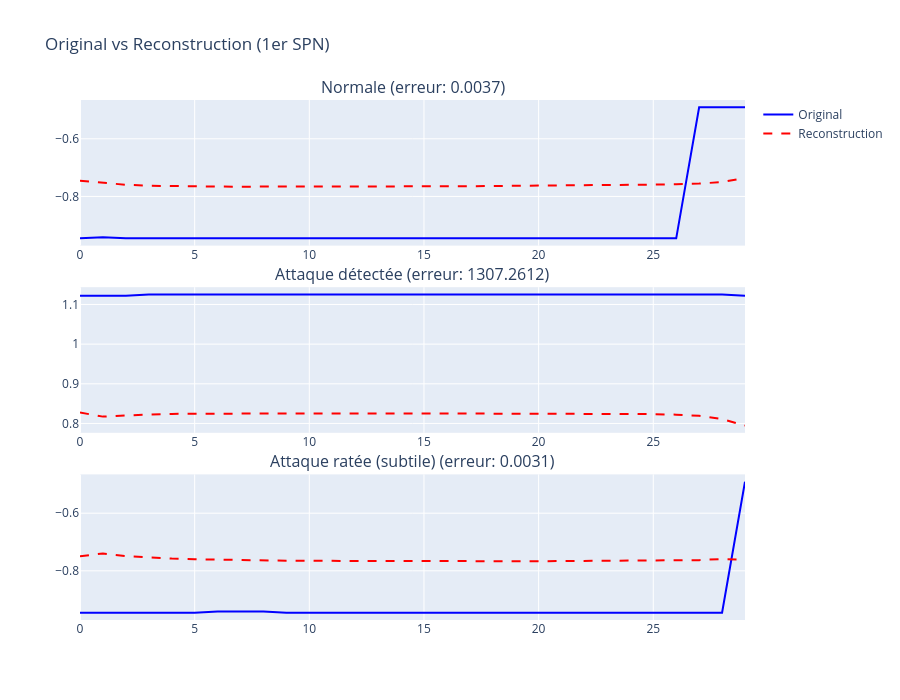

The cell this chart's notebook holds for it:
### Code cell
# Visualiser original vs reconstruction pour 1 normale, 1 attaque détectée, 1 attaque ratée
examples = {
    'Normale': normal_sorted[0],
    'Attaque détectée': attack_sorted[-1],
    'Attaque ratée (subtile)': attack_sorted[0],
}

model.eval()
model.to(device)

fig = make_subplots(
    rows=3, cols=1,
    subplot_titles=[f"{name} (erreur: {reconstruction_errors[idx]:.4f})" for name, idx in examples.items()],
    vertical_spacing=0.08,
)

for row, (name, idx) in enumerate(examples.items(), 1):
    x_orig = X_test[idx]  # (seq_len, n_features)
    x_tensor = torch.FloatTensor(x_orig).unsqueeze(0).to(device)
    with torch.no_grad():
        x_hat, _, _ = model(x_tensor)
    x_recon = x_hat.squeeze(0).cpu().numpy()
    
    # Afficher le premier feature (SPN)
    fig.add_trace(go.Scatter(y=x_orig[:, 0], name=f'Original', line=dict(color='blue'), showlegend=(row==1)), row=row, col=1)
    fig.add_trace(go.Scatter(y=x_recon[:, 0], name=f'Reconstruction', line=dict(color='red', dash='dash'), showlegend=(row==1)), row=row, col=1)

fig.update_layout(height=700, title_text='Original vs Reconstruction (1er SPN)')
fig.show()

### Figure 1 — Plotly figure (JSON) as saved in the notebook; plotly's stock layout.template omitted (floating-point values rounded to 4 significant figures)
{"data": [{"line": {"color": "blue"}, "name": "Original", "showlegend": true, "type": "scatter", "xaxis": "x", "y": [-0.9453, -0.9413, -0.9453, -0.9453, -0.9453, -0.9453, -0.9453, -0.9453, -0.9453, -0.9453, -0.9453, -0.9453, -0.9453, -0.9453, -0.9453, -0.9453, -0.9453, -0.9453, -0.9453, -0.9453, -0.9453, -0.9453, -0.9453, -0.9453, -0.9453, -0.9433, -0.9453, -0.4906, -0.4906, -0.4906], "yaxis": "y"}, {"line": {"color": "red", "dash": "dash"}, "name": "Reconstruction", "showlegend": true, "type": "scatter", "xaxis": "x", "y": [-0.7458, -0.7528, -0.7594, -0.7629, -0.7645, -0.7654, -0.7658, -0.766, -0.7661, -0.7661, -0.7661, -0.7659, -0.7658, -0.7656, -0.7654, -0.7651, -0.7648, -0.7645, -0.7641, -0.7636, -0.7631, -0.7625, -0.7619, -0.761, -0.7601, -0.7589, -0.7574, -0.7554, -0.7501, -0.7359], "yaxis": "y"}, {"line": {"color": "blue"}, "name": "Original", "showlegend": false, "type": "scatter", "xaxis": "x2", "y": [1.122, 1.122, 1.122, 1.125, 1.125, 1.125, 1.125, 1.125, 1.125, 1.125, 1.125, 1.125, 1.125, 1.125, 1.125, 1.125, 1.125, 1.125, 1.125, 1.125, 1.125, 1.125, 1.125, 1.125, 1.125, 1.125, 1.125, 1.125, 1.125, 1.122], "yaxis": "y2"}, {"line": {"color": "red", "dash": "dash"}, "name": "Reconstruction", "showlegend": false, "type": "scatter", "xaxis": "x2", "y": [0.8275, 0.8173, 0.8204, 0.823, 0.824, 0.8246, 0.825, 0.8252, 0.8253, 0.8253, 0.8254, 0.8254, 0.8254, 0.8254, 0.8254, 0.8254, 0.8254, 0.8254, 0.8253, 0.8253, 0.8252, 0.8251, 0.825, 0.8247, 0.8243, 0.8236, 0.8221, 0.8192, 0.811, 0.7948], "yaxis": "y2"}, {"line": {"color": "blue"}, "name": "Original", "showlegend": false, "type": "scatter", "xaxis": "x3", "y": [-0.9453, -0.9453, -0.9453, -0.9453, -0.9453, -0.9453, -0.9413, -0.9413, -0.9413, -0.9453, -0.9453, -0.9453, -0.9453, -0.9453, -0.9453, -0.9453, -0.9453, -0.9453, -0.9453, -0.9453, -0.9453, -0.9453, -0.9453, -0.9453, -0.9453, -0.9453, -0.9453, -0.9433, -0.9453, -0.4906], "yaxis": "y3"}, {"line": {"color": "red", "dash": "dash"}, "name": "Reconstruction", "showlegend": false, "type": "scatter", "xaxis": "x3", "y": [-0.7497, -0.7398, -0.7489, -0.7541, -0.7575, -0.76, -0.7617, -0.763, -0.7639, -0.7647, -0.7652, -0.7657, -0.766, -0.7663, -0.7665, -0.7666, -0.7667, -0.7667, -0.7667, -0.7666, -0.7665, -0.7664, -0.7661, -0.7658, -0.7654, -0.7648, -0.7642, -0.7629, -0.7587, -0.7615], "yaxis": "y3"}], "layout": {"annotations": [{"font": {"size": 16}, "showarrow": false, "text": "Normale (erreur: 0.0037)", "x": 0.5, "xanchor": "center", "xref": "paper", "y": 1.0, "yanchor": "bottom", "yref": "paper"}, {"font": {"size": 16}, "showarrow": false, "text": "Attaque détectée (erreur: 1307.2612)", "x": 0.5, "xanchor": "center", "xref": "paper", "y": 0.64, "yanchor": "bottom", "yref": "paper"}, {"font": {"size": 16}, "showarrow": false, "text": "Attaque ratée (subtile) (erreur: 0.0031)", "x": 0.5, "xanchor": "center", "xref": "paper", "y": 0.28, "yanchor": "bottom", "yref": "paper"}], "height": 700, "title": {"text": "Original vs Reconstruction (1er SPN)"}, "xaxis": {"anchor": "y", "domain": [0.0, 1.0]}, "xaxis2": {"anchor": "y2", "domain": [0.0, 1.0]}, "xaxis3": {"anchor": "y3", "domain": [0.0, 1.0]}, "yaxis": {"anchor": "x", "domain": [0.72, 1.0]}, "yaxis2": {"anchor": "x2", "domain": [0.36, 0.64]}, "yaxis3": {"anchor": "x3", "domain": [0.0, 0.28]}}}
